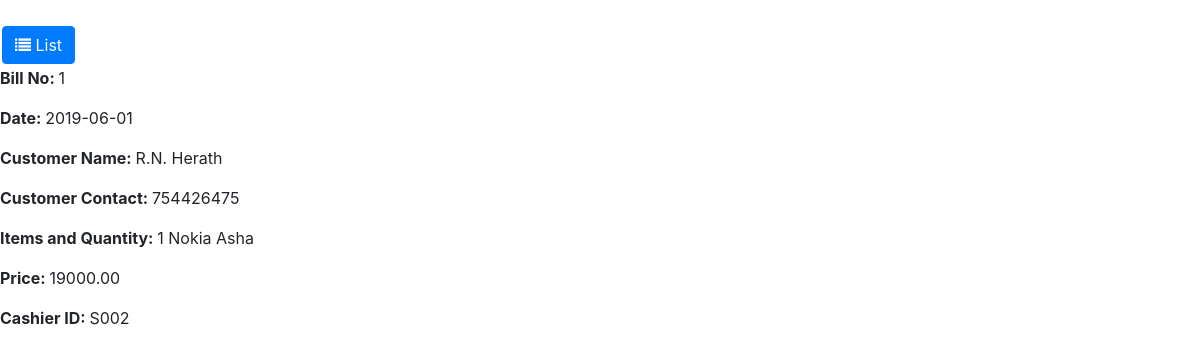
The app's page /index.php/display/1 with its own data.
### tables this page shows
CREATE TABLE IF NOT EXISTS `trans` (
  `Bill_No` int(4) NOT NULL,
  `Date` date NOT NULL,
  `Customer_Name` varchar(20) NOT NULL,
  `Customer_Contact` bigint(10) NOT NULL,
  `Item_Quantity` varchar(225) NOT NULL,
  `Price` varchar(20) NOT NULL,
  `Cashier_ID` varchar(4) NOT NULL,
  PRIMARY KEY (`Bill_No`)
);

### application/controllers/crud.php (called while the page is built, shortened)
<?php
class crud extends CI_Controller {
    public function __construct() {
        $this->load->model('crud_model', 'trans');
    }
    public function display($billno='') {
        $data['page'] = 'trans-display';
        $data['title'] = 'Transaction Display';
        $this->trans->setBillNo($billno);
        $data['transInfo'] = $this->trans->getTrans();
        $this->load->view('trans/display', $data);
    }
}
?>

### index.php (called while the page is built, shortened)
<?php
require_once BASEPATH.'core/CodeIgniter.php';

### application/models/crud_model.php (called while the page is built, shortened)
<?php
class crud_model extends CI_Model {
    private $_billno;
    public function setBillNo($billno) {
        $this->_billno = $billno;
    }
    public function getTrans() {
        $this->db->select(array('t.Bill_No', 't.Date', 't.Customer_Name','t.Customer_Contact', 't.Item_Quantity', 't.Price', 't.Cashier_ID'));
        $this->db->from('trans t');
        $this->db->where('t.Bill_No', $this->_billno);
        $query = $this->db->get();
        return $query->row_array();
    }
}
?>

### application/views/trans/display.php (the view, shortened to what this page needs)
<?php
  $Bill_No = $transInfo['Bill_No'] ? $transInfo['Bill_No'] : '';
  $Date = $transInfo['Date'] ? $transInfo['Date'] : '';
  $Customer_Name = $transInfo['Customer_Name'] ? $transInfo['Customer_Name'] : '';
  $Customer_Contact = $transInfo['Customer_Contact'] ? $transInfo['Customer_Contact'] : '';
  $Item_Quantity = $transInfo['Item_Quantity'] ? $transInfo['Item_Quantity'] : '';
  $Price = $transInfo['Price'] ? $transInfo['Price'] : '';
  $Cashier_ID = $transInfo['Cashier_ID'] ? $transInfo['Cashier_ID'] : '';
?>
<div class="row">
    <div class="col-lg-12">
        <br>
    </div>
</div>
<div class="row">
    <div class="col-lg-12">
        <a href="<?php print site_url();?>/crud/index" class="pull-left btn btn-primary btn-xs" style="margin: 2px;"><i class="fa fa-list"></i> List</a>
    </div>
</div>
<div class="row">
    <div class="col-lg-12">
        <p><strong>Bill No: </strong><?php print $Bill_No?></p>
        <p><strong>Date: </strong><?php print $Date?></p>
        <p><strong>Customer Name: </strong><?php print $Customer_Name?></p>
        <p><strong>Customer Contact: </strong><?php print $Customer_Contact?></p>
        <p><strong>Items and Quantity: </strong><?php print $Item_Quantity?></p>
        <p><strong>Price: </strong><?php print $Price?></p>
        <p><strong>Cashier ID: </strong><?php print $Cashier_ID?></p>
    </div>
</div>

### records on screen
trans: Bill_No "1", Date "2019-06-01", Customer_Name "R.N. Herath", Customer_Contact "754426475", Item_Quantity "1 Nokia Asha", Price "19000.00", Cashier_ID "S002"
